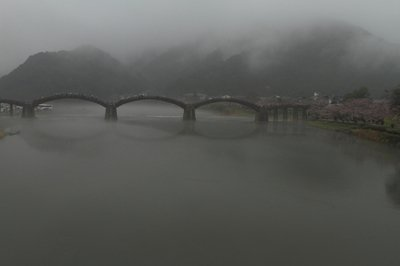
#> input picture photo/canon.jpg, 400 x 266 px, found by its file name
$ python 'canny边缘检测算法.py'   (older library calls are emulated)
#> lines starting #> are read from the running program, lines starting #| are printed output that depends on the picture
# import cv2
# import matplotlib .pyplot as plt
# import numpy as np
# img1 = cv2.imread('E:\\pyitem\\opencv_img\\photo\\canon.jpg')
# # img1 = cv2.resize(img1,(300,300))
#
# # 高斯模糊对图像进行平滑处理
# img1_blur = cv2.GaussianBlur(img1, (3, 3), 0)
#
# # print(img1.shape)
# # 窗口显示函数
# def cv2_show(name,img):
#     cv2.imshow(name,img)
#     cv2.waitKey(0)
#     cv2.destroyAllWindows()
#
#
# # 设置双阈值
# v1 = cv2.Canny(img1,18,50)        # 大于上边界一定为边界，小于下边界一定不是边界。因此上边界越大代表条件越严格
# v2 = cv2.Canny(img1_blur,18,50)
#
# # res = np.hstack((v1,v2))
# cv2.imshow('img1',v1)
# cv2.imshow('img1_blur',v2)
# cv2.imshow('img_original', img1)
# cv2.imshow('img_blur_orl', img1_blur)
# cv2.waitKey(0)
# cv2.destroyAllWindows()
# # 窗口显示
# # plt.subplot(111),plt.imshow(v1)
# # plt.subplot(212),plt.imshow(v2)
# # plt.show()
# # 保存图片
# # cv2.imwrite('me1.jpg', v1)


import cv2
import matplotlib.pyplot as plt
from show import img_show
import numpy as np

img = cv2.imread('E:\\pyitem\\opencv_img\\photo\\canon.jpg')
#> img is the input picture: shape (266, 400, 3); mean B, G, R 90.2, 93.3, 91.8
# opencv自带的carry函数
# img_carry = cv2.Canny(img, 20, 150)
# img_show(img_carry)


# 自己写的carry函数 （有点问题）
# 对图像进行模糊处理
img_blur = cv2.GaussianBlur(img, (3, 3), 2)
# 计算梯度
gradx = cv2.Sobel(img, cv2.CV_64F, 1, 0)
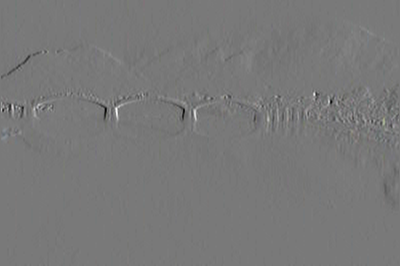
#> gradx: shape (266, 400, 3) float64; mean B, G, R -0.4, -0.4, -0.4; drawn with min black and max white
grady = cv2.Sobel(img, cv2.CV_64F, 0, 1)
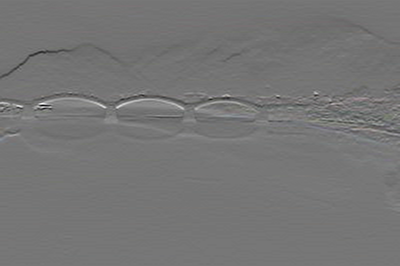
#> grady: shape (266, 400, 3) float64; mean B, G, R -3.4, -3.2, -3.1; drawn with min black and max white
grad_r = np.abs(gradx) + np.abs(grady)  # 梯度的幅值
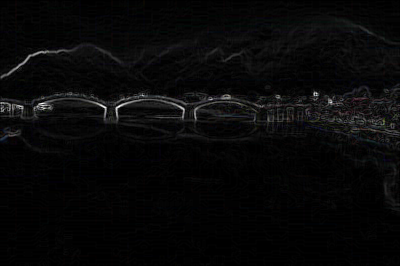
#> grad_r: shape (266, 400, 3) float64; mean B, G, R 12.4, 12.1, 12.2; drawn with min black and max white
grad_t = np.arctan(grady/(gradx+1e-3))  # 梯度的方向
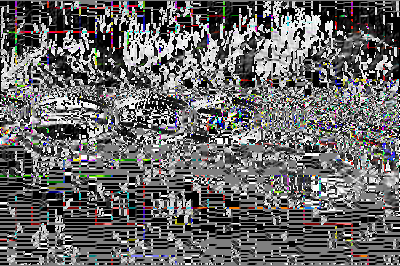
#> grad_t: shape (266, 400, 3) float64; mean B, G, R -0.296, -0.296, -0.285; drawn with min black and max white
print(grad_t)
#> (printed output is left out)
# [26 lines of commented-out code are left out]
